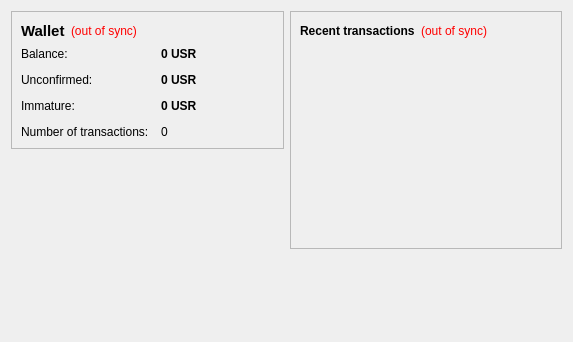
<?xml version="1.0" encoding="UTF-8"?>
<ui version="4.0">
 <class>OverviewPage</class>
 <widget class="QWidget" name="OverviewPage">
  <property name="geometry">
   <rect>
    <x>0</x>
    <y>0</y>
    <width>573</width>
    <height>342</height>
   </rect>
  </property>
  <property name="windowTitle">
   <string>Form</string>
  </property>
  <layout class="QHBoxLayout" name="horizontalLayout" stretch="1,1">
   <item>
    <layout class="QVBoxLayout" name="verticalLayout_2">
     <item>
      <widget class="QFrame" name="frame">
       <property name="frameShape">
        <enum>QFrame::StyledPanel</enum>
       </property>
       <property name="frameShadow">
        <enum>QFrame::Raised</enum>
       </property>
       <layout class="QVBoxLayout" name="verticalLayout_4">
        <item>
         <layout class="QHBoxLayout" name="horizontalLayout_4">
          <item>
           <widget class="QLabel" name="label_5">
            <property name="font">
             <font>
              <pointsize>11</pointsize>
              <weight>75</weight>
              <bold>true</bold>
             </font>
            </property>
            <property name="text">
             <string>Wallet</string>
            </property>
           </widget>
          </item>
          <item>
           <widget class="QLabel" name="labelWalletStatus">
            <property name="toolTip">
             <string>The displayed information may be out of date. Your wallet automatically synchronizes with the UssrCoin network after a connection is established, but this process has not completed yet.</string>
            </property>
            <property name="styleSheet">
             <string notr="true">QLabel { color: red; }</string>
            </property>
            <property name="text">
             <string notr="true">(out of sync)</string>
            </property>
            <property name="alignment">
             <set>Qt::AlignLeading|Qt::AlignLeft|Qt::AlignVCenter</set>
            </property>
           </widget>
          </item>
          <item>
           <spacer name="horizontalSpacer_2">
            <property name="orientation">
             <enum>Qt::Horizontal</enum>
            </property>
            <property name="sizeHint" stdset="0">
             <size>
              <width>40</width>
              <height>20</height>
             </size>
            </property>
           </spacer>
          </item>
         </layout>
        </item>
        <item>
         <layout class="QFormLayout" name="formLayout_2">
          <property name="fieldGrowthPolicy">
           <enum>QFormLayout::AllNonFixedFieldsGrow</enum>
          </property>
          <property name="horizontalSpacing">
           <number>12</number>
          </property>
          <property name="verticalSpacing">
           <number>12</number>
          </property>
          <item row="0" column="0">
           <widget class="QLabel" name="label">
            <property name="text">
             <string>Balance:</string>
            </property>
           </widget>
          </item>
          <item row="0" column="1">
           <widget class="QLabel" name="labelBalance">
            <property name="font">
             <font>
              <weight>75</weight>
              <bold>true</bold>
             </font>
            </property>
            <property name="cursor">
             <cursorShape>IBeamCursor</cursorShape>
            </property>
            <property name="toolTip">
             <string>Your current balance</string>
            </property>
            <property name="text">
             <string notr="true">0 USR</string>
            </property>
            <property name="textInteractionFlags">
             <set>Qt::LinksAccessibleByMouse|Qt::TextSelectableByKeyboard|Qt::TextSelectableByMouse</set>
            </property>
           </widget>
          </item>
          <item row="1" column="0">
           <widget class="QLabel" name="label_3">
            <property name="text">
             <string>Unconfirmed:</string>
            </property>
           </widget>
          </item>
          <item row="1" column="1">
           <widget class="QLabel" name="labelUnconfirmed">
            <property name="font">
             <font>
              <weight>75</weight>
              <bold>true</bold>
             </font>
            </property>
            <property name="cursor">
             <cursorShape>IBeamCursor</cursorShape>
            </property>
            <property name="toolTip">
             <string>Total of transactions that have yet to be confirmed, and do not yet count toward the current balance</string>
            </property>
            <property name="text">
             <string notr="true">0 USR</string>
            </property>
            <property name="textInteractionFlags">
             <set>Qt::LinksAccessibleByMouse|Qt::TextSelectableByKeyboard|Qt::TextSelectableByMouse</set>
            </property>
           </widget>
          </item>
          <item row="3" column="0">
           <widget class="QLabel" name="label_2">
            <property name="text">
             <string>Number of transactions:</string>
            </property>
           </widget>
          </item>
          <item row="3" column="1">
           <widget class="QLabel" name="labelNumTransactions">
            <property name="toolTip">
             <string>Total number of transactions in wallet</string>
            </property>
            <property name="text">
             <string notr="true">0</string>
            </property>
           </widget>
          </item>
          <item row="2" column="0">
           <widget class="QLabel" name="labelImmatureText">
            <property name="text">
             <string>Immature:</string>
            </property>
           </widget>
          </item>
          <item row="2" column="1">
           <widget class="QLabel" name="labelImmature">
            <property name="font">
             <font>
              <weight>75</weight>
              <bold>true</bold>
             </font>
            </property>
            <property name="toolTip">
             <string>Mined balance that has not yet matured</string>
            </property>
            <property name="text">
             <string notr="true">0 USR</string>
            </property>
            <property name="textInteractionFlags">
             <set>Qt::LinksAccessibleByMouse|Qt::TextSelectableByKeyboard|Qt::TextSelectableByMouse</set>
            </property>
           </widget>
          </item>
         </layout>
        </item>
       </layout>
      </widget>
     </item>
     <item>
      <spacer name="verticalSpacer">
       <property name="orientation">
        <enum>Qt::Vertical</enum>
       </property>
       <property name="sizeHint" stdset="0">
        <size>
         <width>20</width>
         <height>40</height>
        </size>
       </property>
      </spacer>
     </item>
     <item>
      <widget class="QLabel" name="label_6">
       <property name="text">
        <string/>
       </property>
       <property name="pixmap">
        <pixmap resource="../bitcoin.qrc">:/images/backg</pixmap>
       </property>
       <property name="scaledContents">
        <bool>false</bool>
       </property>
       <property name="alignment">
        <set>Qt::AlignCenter</set>
       </property>
       <property name="margin">
        <number>-2</number>
       </property>
      </widget>
     </item>
    </layout>
   </item>
   <item>
    <layout class="QVBoxLayout" name="verticalLayout_3">
     <item>
      <widget class="QFrame" name="frame_2">
       <property name="frameShape">
        <enum>QFrame::StyledPanel</enum>
       </property>
       <property name="frameShadow">
        <enum>QFrame::Raised</enum>
       </property>
       <layout class="QVBoxLayout" name="verticalLayout">
        <item>
         <layout class="QHBoxLayout" name="horizontalLayout_2">
          <item>
           <widget class="QLabel" name="label_4">
            <property name="text">
             <string>&lt;b&gt;Recent transactions&lt;/b&gt;</string>
            </property>
           </widget>
          </item>
          <item>
           <widget class="QLabel" name="labelTransactionsStatus">
            <property name="toolTip">
             <string>The displayed information may be out of date. Your wallet automatically synchronizes with the UssrCoin network after a connection is established, but this process has not completed yet.</string>
            </property>
            <property name="styleSheet">
             <string notr="true">QLabel { color: red; }</string>
            </property>
            <property name="text">
             <string notr="true">(out of sync)</string>
            </property>
            <property name="alignment">
             <set>Qt::AlignRight|Qt::AlignTrailing|Qt::AlignVCenter</set>
            </property>
           </widget>
          </item>
          <item>
           <spacer name="horizontalSpacer">
            <property name="orientation">
             <enum>Qt::Horizontal</enum>
            </property>
            <property name="sizeHint" stdset="0">
             <size>
              <width>40</width>
              <height>20</height>
             </size>
            </property>
           </spacer>
          </item>
         </layout>
        </item>
        <item>
         <widget class="QListView" name="listTransactions">
          <property name="styleSheet">
           <string notr="true">QListView { background: transparent; }</string>
          </property>
          <property name="frameShape">
           <enum>QFrame::NoFrame</enum>
          </property>
          <property name="verticalScrollBarPolicy">
           <enum>Qt::ScrollBarAlwaysOff</enum>
          </property>
          <property name="horizontalScrollBarPolicy">
           <enum>Qt::ScrollBarAlwaysOff</enum>
          </property>
          <property name="selectionMode">
           <enum>QAbstractItemView::NoSelection</enum>
          </property>
         </widget>
        </item>
       </layout>
      </widget>
     </item>
     <item>
      <spacer name="verticalSpacer_2">
       <property name="orientation">
        <enum>Qt::Vertical</enum>
       </property>
       <property name="sizeHint" stdset="0">
        <size>
         <width>20</width>
         <height>40</height>
        </size>
       </property>
      </spacer>
     </item>
    </layout>
   </item>
  </layout>
 </widget>
 <resources/>
 <connections/>
</ui>
